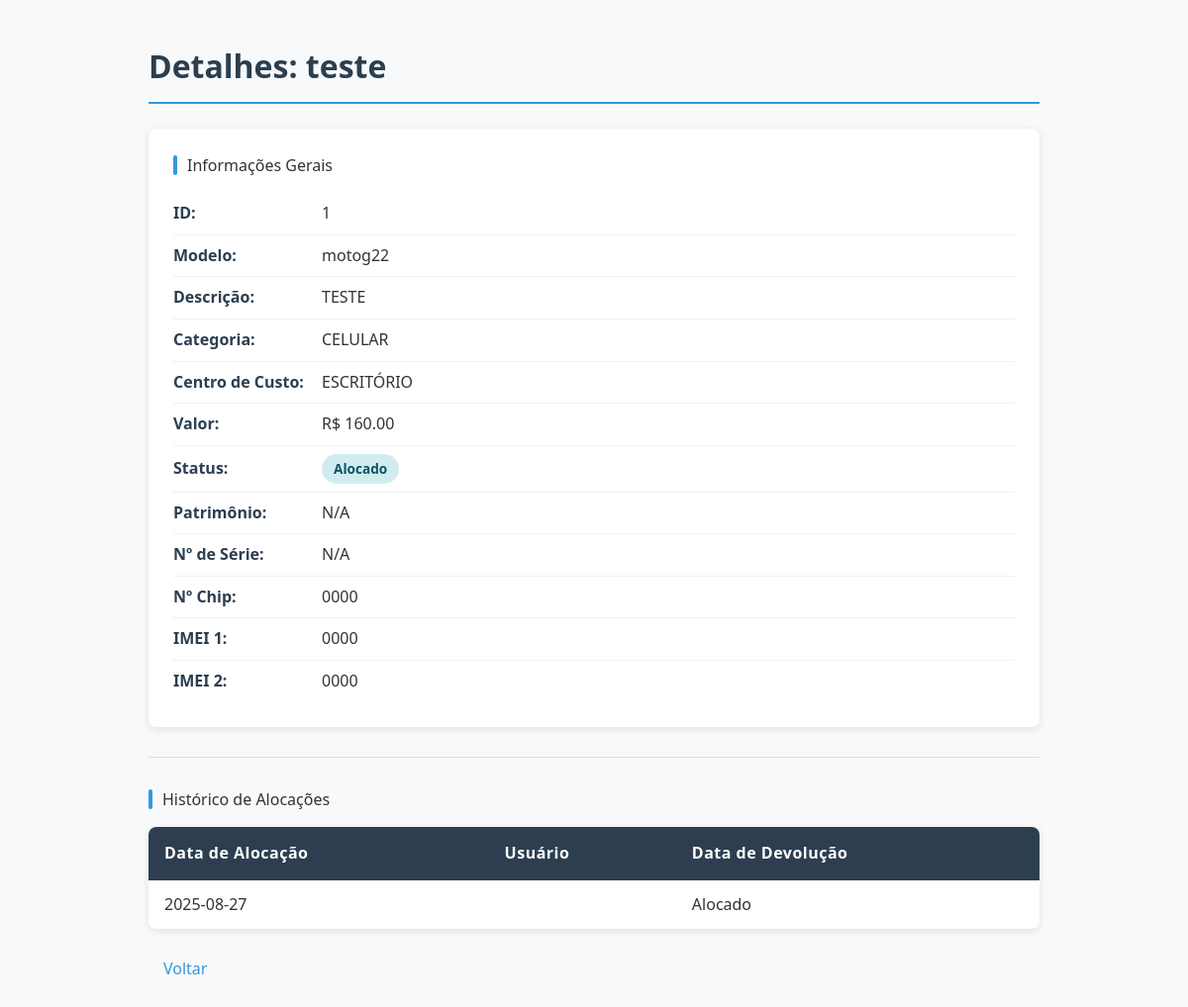
The app's page /ativo/1/detalhes (signed in), older data.
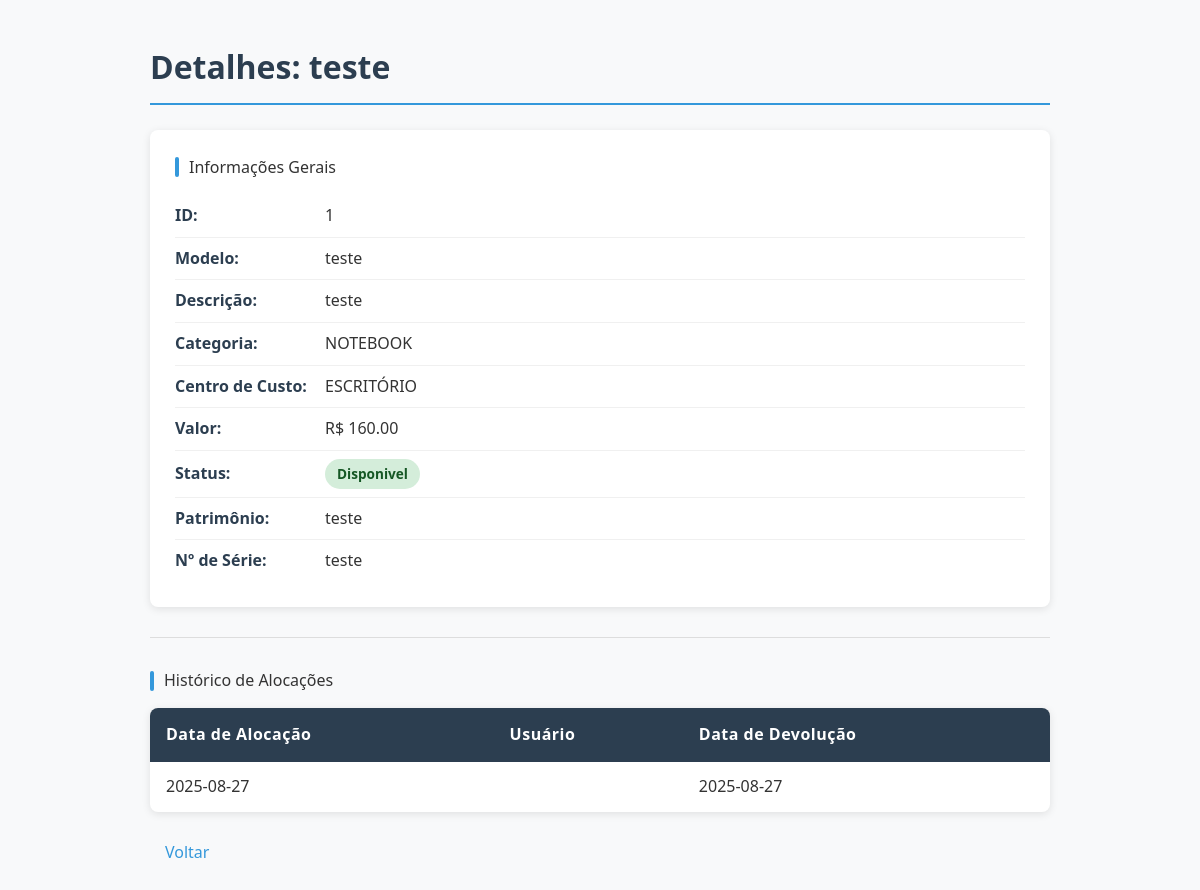
The same page, newer data.
### tables this page shows
CREATE TABLE ativos (
                 id INTEGER PRIMARY KEY, nome TEXT NOT NULL, descricao TEXT, categoria_id INTEGER, 
                 centro_custo_id INTEGER, modelo TEXT, valor REAL, numero_serie TEXT, 
                 data_aquisicao DATE, status TEXT DEFAULT 'Disponivel', patrimonio TEXT, 
                 numero_chip TEXT, imei1 TEXT, imei2 TEXT,
                 FOREIGN KEY (categoria_id) REFERENCES categorias(id),
                 FOREIGN KEY (centro_custo_id) REFERENCES centros_custo(id));

CREATE TABLE categorias (id INTEGER PRIMARY KEY, nome TEXT NOT NULL UNIQUE);

CREATE TABLE centros_custo (id INTEGER PRIMARY KEY, nome TEXT NOT NULL UNIQUE);

CREATE TABLE historico_alocacoes (id INTEGER PRIMARY KEY, ativo_id INTEGER, funcionario_nome TEXT, data_alocacao DATE, data_devolucao DATE,
                 FOREIGN KEY (ativo_id) REFERENCES ativos(id));

### gestor_ativos_ti.py (the view)
@app.route('/ativo/<int:id>/detalhes')
@login_required
def detalhes_ativo(id):
    ativo_query = """
        SELECT a.*, cat.nome as categoria, cc.nome as centro_custo
        FROM ativos a
        LEFT JOIN categorias cat ON a.categoria_id = cat.id
        LEFT JOIN centros_custo cc ON a.centro_custo_id = cc.id
        WHERE a.id = ?
    """
    historico_query = "SELECT * FROM historico_alocacoes WHERE ativo_id = ? ORDER BY data_alocacao DESC"
    return render_template('detalhes_ativo.html',
                           ativo=db_query(ativo_query, (id,), fetchone=True),
                           historico=db_query(historico_query, (id,)))

### gestor_ativos_ti.py (called while the page is built)
@login_manager.user_loader
def load_user(user_id):
    conn = sqlite3.connect('ativos_ti.db')
    c = conn.cursor()
    c.execute("SELECT id, nome FROM usuarios WHERE id = ?", (user_id,))
    user_data = c.fetchone()
    conn.close()
    if user_data:
        return User(id=user_data[0], nome=user_data[1])
    return None

def db_query(query, params=(), fetchone=False, commit=False):
    conn = sqlite3.connect('ativos_ti.db')
    conn.row_factory = sqlite3.Row
    c = conn.cursor()
    c.execute(query, params)
    result = c.fetchone() if fetchone else c.fetchall()
    if commit:
        conn.commit()
    conn.close()
    return result

### templates/detalhes_ativo.html (shortened to what this page needs)
<!DOCTYPE html>
<html>
<head>
</head>
<body>
    <h1>Detalhes: {{ ativo.nome }}</h1>
    <div class="details">
        <div class="section-title">Informações Gerais</div>
        <div class="info-row">
            <div class="info-label">ID:</div>
            <div class="info-value">{{ ativo.id }}</div>
        </div>
        <div class="info-row">
            <div class="info-label">Modelo:</div>
            <div class="info-value">{{ ativo.modelo or 'N/A' }}</div>
        </div>
        <div class="info-row">
            <div class="info-label">Descrição:</div>
            <div class="info-value">{{ ativo.descricao or 'N/A' }}</div>
        </div>
        <div class="info-row">
            <div class="info-label">Categoria:</div>
            <div class="info-value">{{ ativo.categoria }}</div>
        </div>
        <div class="info-row">
            <div class="info-label">Centro de Custo:</div>
            <div class="info-value">{{ ativo.centro_custo or 'N/A' }}</div>
        </div>
        <div class="info-row">
            <div class="info-label">Valor:</div>
            <div class="info-value">R$ {{ "%.2f"|format(ativo.valor|float) if ativo.valor else 'N/A' }}</div>
        </div>
        <div class="info-row">
            <div class="info-label">Status:</div>
            <div class="info-value">
                <span class="status-badge status-{{ ativo.status|lower|replace(' ', '-') }}">{{ ativo.status }}</span>
            </div>
        </div>
        <div class="info-row">
            <div class="info-label">Patrimônio:</div>
            <div class="info-value">{{ ativo.patrimonio or 'N/A' }}</div>
        </div>
        <div class="info-row">
            <div class="info-label">Nº de Série:</div>
            <div class="info-value">{{ ativo.numero_serie or 'N/A' }}</div>
        </div>
        {% if ativo.categoria and 'celular' in ativo.categoria|lower %}
        <div class="info-row">
            <div class="info-label">Nº Chip:</div>
            <div class="info-value">{{ ativo.numero_chip or 'N/A' }}</div>
        </div>
        <div class="info-row">
            <div class="info-label">IMEI 1:</div>
            <div class="info-value">{{ ativo.imei1 or 'N/A' }}</div>
        </div>
        <div class="info-row">
            <div class="info-label">IMEI 2:</div>
            <div class="info-value">{{ ativo.imei2 or 'N/A' }}</div>
        </div>
        {% endif %}
    </div>
    <hr>
    <div class="section-title">Histórico de Alocações</div>
    <table>
        <thead>
            <tr>
                <th>Data de Alocação</th>
                <th>Usuário</th>
                <th>Data de Devolução</th>
            </tr>
        </thead>
        <tbody>
        {% for registro in historico %}
            <tr>
                <td>{{ registro.data_alocacao }}</td>
                <td>{{ registro.usuario }}</td>
                <td>{{ registro.data_devolucao or 'Alocado' }}</td>
            </tr>
        {% else %}
            <tr>
                <td colspan="3" class="empty-state">Nenhum histórico de alocação para este ativo.</td>
            </tr>
        {% endfor %}
        </tbody>
    </table>
    <a href="{{ url_for('index') }}" class="back-link">Voltar</a>
</body>
</html>

### templates/detalhes_ativo.html (style rules this page uses)
:root { --primary-color: #2c3e50; --secondary-color: #3498db; --accent-color: #e74c3c; --light-bg: #f8f9fa; --border-color: #ddd; --hover-color: #e9ecef; --text-color: #333; --shadow: 0 2px 8px rgba(0, 0, 0, 0.1); }
body { font-family: 'Segoe UI', Tahoma, Geneva, Verdana, sans-serif; background-color: var(--light-bg); color: var(--text-color); padding: 20px; line-height: 1.6; max-width: 900px; margin: 0 auto; }
h1 { color: var(--primary-color); margin-bottom: 25px; padding-bottom: 10px; border-bottom: 2px solid var(--secondary-color); }
.details { background-color: white; border-radius: 8px; padding: 25px; margin-bottom: 30px; box-shadow: var(--shadow); }
.status-badge { display: inline-block; padding: 4px 12px; border-radius: 20px; font-size: 0.85rem; font-weight: 600; }
.status-disponivel { background-color: #d4edda; color: #155724; }
table { border-collapse: collapse; width: 100%; background-color: white; border-radius: 8px; overflow: hidden; box-shadow: var(--shadow); }
th { background-color: var(--primary-color); color: white; padding: 14px 16px; text-align: left; font-weight: 600; letter-spacing: 0.5px; }
td { border-bottom: 1px solid var(--border-color); padding: 12px 16px; vertical-align: middle; }
tr:last-child td { border-bottom: none; }
.back-link { display: inline-block; margin-top: 20px; color: var(--secondary-color); text-decoration: none; font-weight: 500; padding: 8px 15px; border-radius: 4px; transition: all 0.3s; }
.info-row { display: flex; align-items: center; padding: 8px 0; border-bottom: 1px solid #f0f0f0; }
.info-row:last-child { border-bottom: none; }
.info-label { font-weight: 600; color: var(--primary-color); min-width: 150px; }
.info-value { flex: 1; }
.section-title { display: flex; align-items: center; margin-bottom: 15px; }
.section-title::before { content: ''; display: inline-block; width: 4px; height: 20px; background-color: var(--secondary-color); margin-right: 10px; border-radius: 2px; }
hr { border: none; height: 1px; background-color: var(--border-color); margin: 30px 0; }

Row changes from the older to the newer data that the page shows:
changed ativos "teste": modelo "motog22" → "teste"; descricao "TESTE" → "teste"; status "Alocado" → "Disponivel"; patrimonio (not shown) → "teste"; numero_serie (not shown) → "teste"; numero_chip "0000" → (not shown); imei1 "0000" → (not shown); imei2 "0000" → (not shown)
changed categorias: categoria "CELULAR" → "NOTEBOOK"; nome "CELULAR" → "NOTEBOOK" (drawn)
changed historico_alocacoes: data_devolucao "Alocado" → "2025-08-27"
Text that changed along with them:
{{ ativo.patrimonio or 'N/A' }}: "N/A" → (not shown)
{{ ativo.numero_serie or 'N/A' }}: "N/A" → (not shown)
text no longer shown: "Nº Chip: IMEI 1: IMEI 2:"
